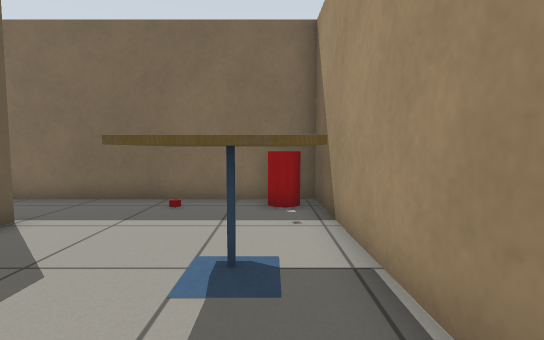
view 1 (above)

16 first-person views from a walk through a robot-simulator world made for Gazebo. The camera is 0.72 m above the floor, tilts 4° down and sees 85° across. The floor is counted in squares, 0.5 m on a side. Each view is taken from the middle of a square. On the plan, view 1 faces up. The plan holds only what a view shows up to about 14 squares ahead; the rest is blank. Simple patterns stand in for the simulator's built-in surfaces. Some surface patterns are stand-ins.

view 2
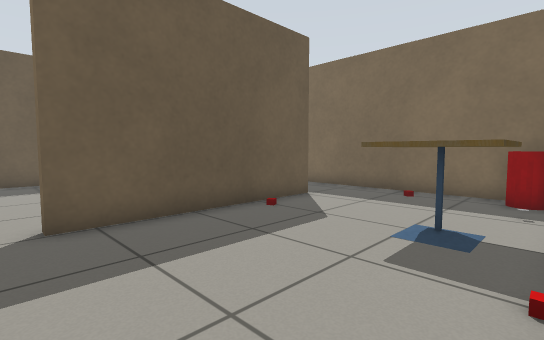

view 3
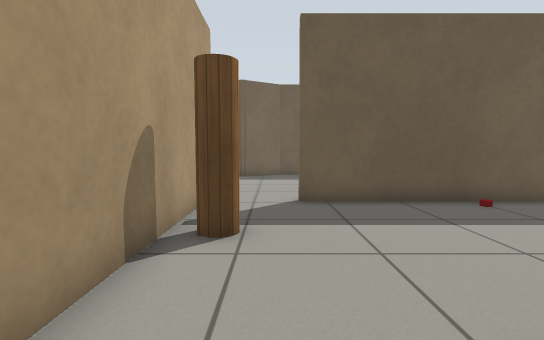

view 4
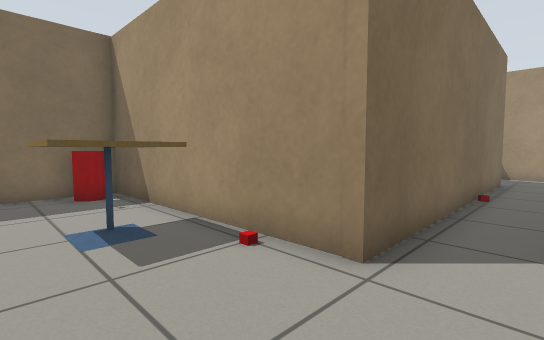

view 5
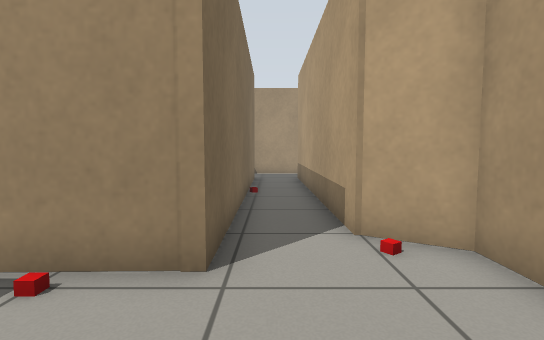

view 6
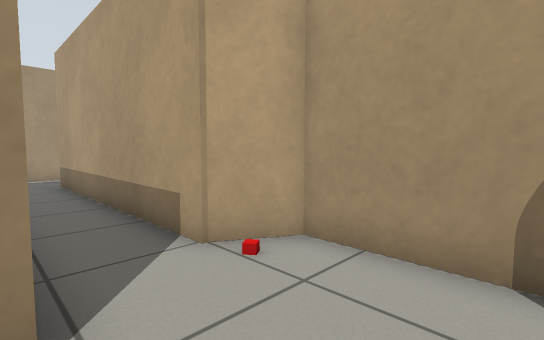

view 7
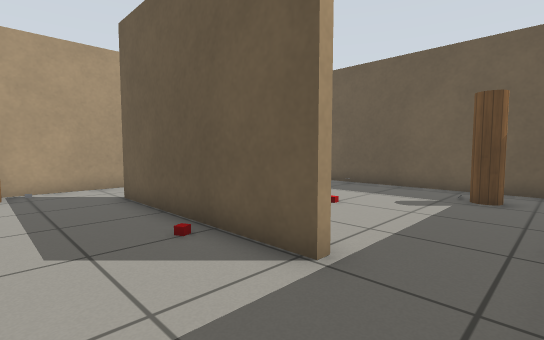

view 8
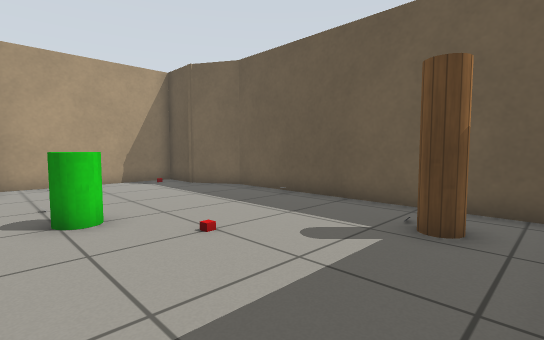

view 9
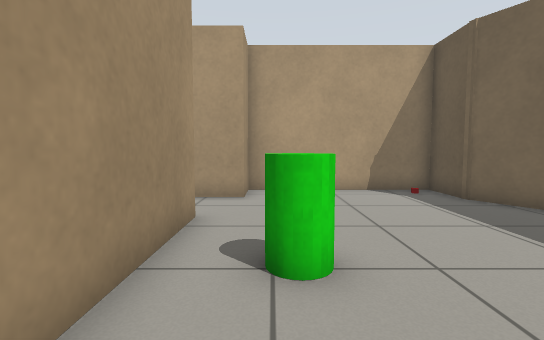

view 10
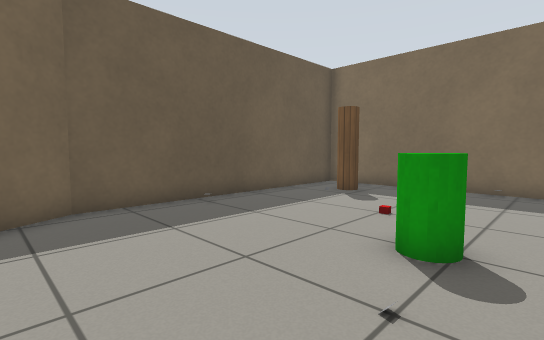

view 11
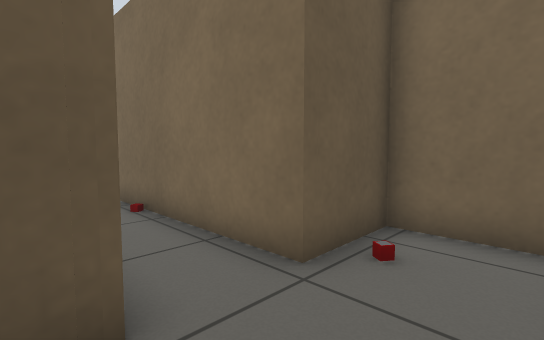

view 12
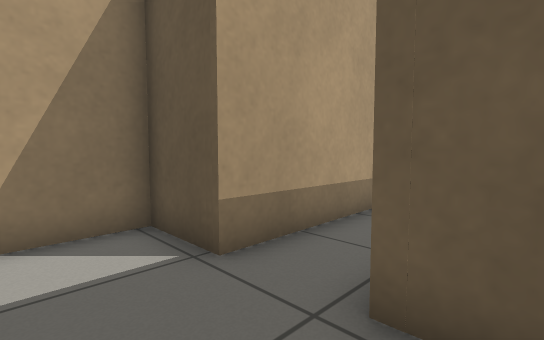

view 13
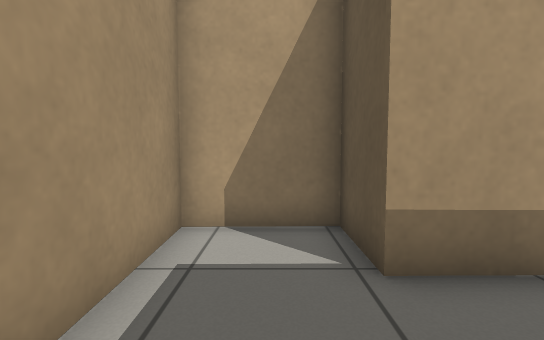

view 14
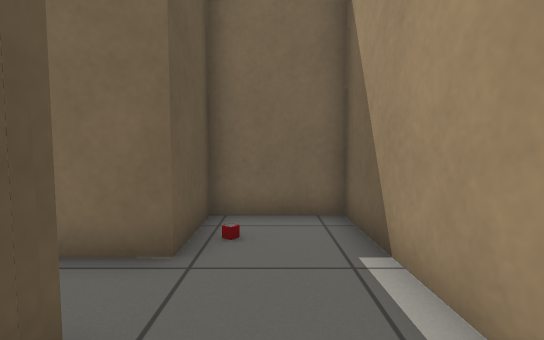

view 15
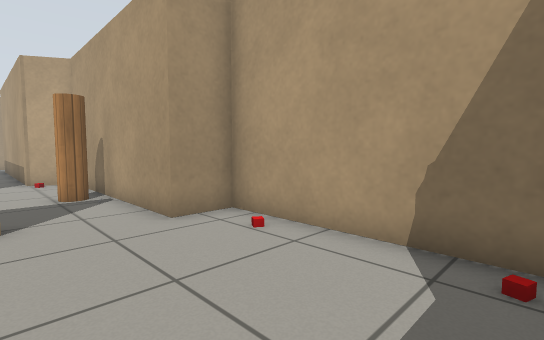

view 16
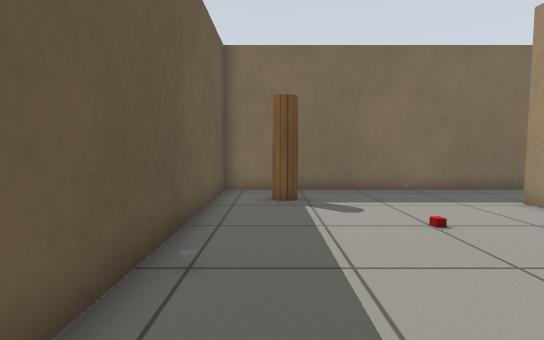

### Floor plan
Ten units are one square. View 1 is at (0, 0); x grows to the right and y downward. Boxes are objects, and circles mark ways between rooms. Rooms are numbered by the first view taken in them; rooms with no view inside come last. Other rooms are left out.
<svg viewBox="-142 -90 304 150">
<path fill="none" stroke="#000" d="M24 2 14 2 12 -85 -55 -85M-51 -59 -51 12M-62 39 21 39 29 24M29 24 127 23 127 45 157 44 156 -24 127 -24 127 1 24 2M-54 -51 -54 -59M-54 12 -54 -34M-55 -85 -137 -85 -137 16 -126 34 -126 55 -62 55 -62 39"/>
<rect x="-45" y="-35" width="10" height="10" fill="#bbb"><title>other object</title></rect>
<rect x="-25" y="25" width="10" height="10" fill="#bbb"><title>wooden cylinder</title></rect>
<rect x="-25" y="-75" width="10" height="10" fill="#bbb"><title>other object</title></rect>
<rect x="-15" y="-45" width="20" height="20" fill="#bbb"><title>table</title></rect>
<rect x="-5" y="-85" width="10" height="10" fill="#bbb"><title>red cylinder</title></rect>
<rect x="5" y="-15" width="10" height="10" fill="#bbb"><title>other object</title></rect>
<rect x="15" y="25" width="10" height="10" fill="#bbb"><title>other object</title></rect>
<rect x="125" y="-15" width="10" height="10" fill="#bbb"><title>other object</title></rect>
<rect x="-125" y="45" width="10" height="10" fill="#bbb"><title>other object</title></rect>
<rect x="-125" y="-75" width="10" height="20" fill="#bbb"><title>wooden cylinder</title></rect>
<rect x="-95" y="-35" width="10" height="10" fill="#bbb"><title>other object</title></rect>
<rect x="-85" y="45" width="10" height="10" fill="#bbb"><title>other object</title></rect>
<rect x="-85" y="-25" width="20" height="20" fill="#bbb"><title>green cylinder</title></rect>
<circle cx="30" cy="15" r="3" fill="#2a7"/>
<circle cx="-50" cy="-70" r="3" fill="#2a7"/>
<circle cx="-50" cy="25" r="3" fill="#2a7"/>
<text x="-20" y="-20">1</text>
<text x="110" y="10">2</text>
<text x="-90" y="-20">3</text>
</svg>
Room 1 opens to room 2. Room 1 opens to room 3.

Where each view was taken, in squares from view 1:
view 1: 0 up, 0 right, facing up
view 2: 2 down, 1 right, facing up-left
view 3: 2 down, 3 right, facing left
view 4: 2 down, 2 left, facing up-right
view 5: 1 down, 2 left, facing right
view 6: 0 up, 1 left, facing down-right
view 7: 8 up, 2 left, facing down-left
view 8: 8 up, 6 left, facing down-left
view 9: 5 up, 7 left, facing down
view 10: 3 down, 6 left, facing up-left
view 11: 3 down, 15 right, facing up-left
view 12: 1 up, 15 right, facing down-left
view 13: 1 up, 14 right, facing down
view 14: 4 down, 14 right, facing up
view 15: 1 down, 12 left, facing down-right
view 16: 2 down, 12 left, facing up
